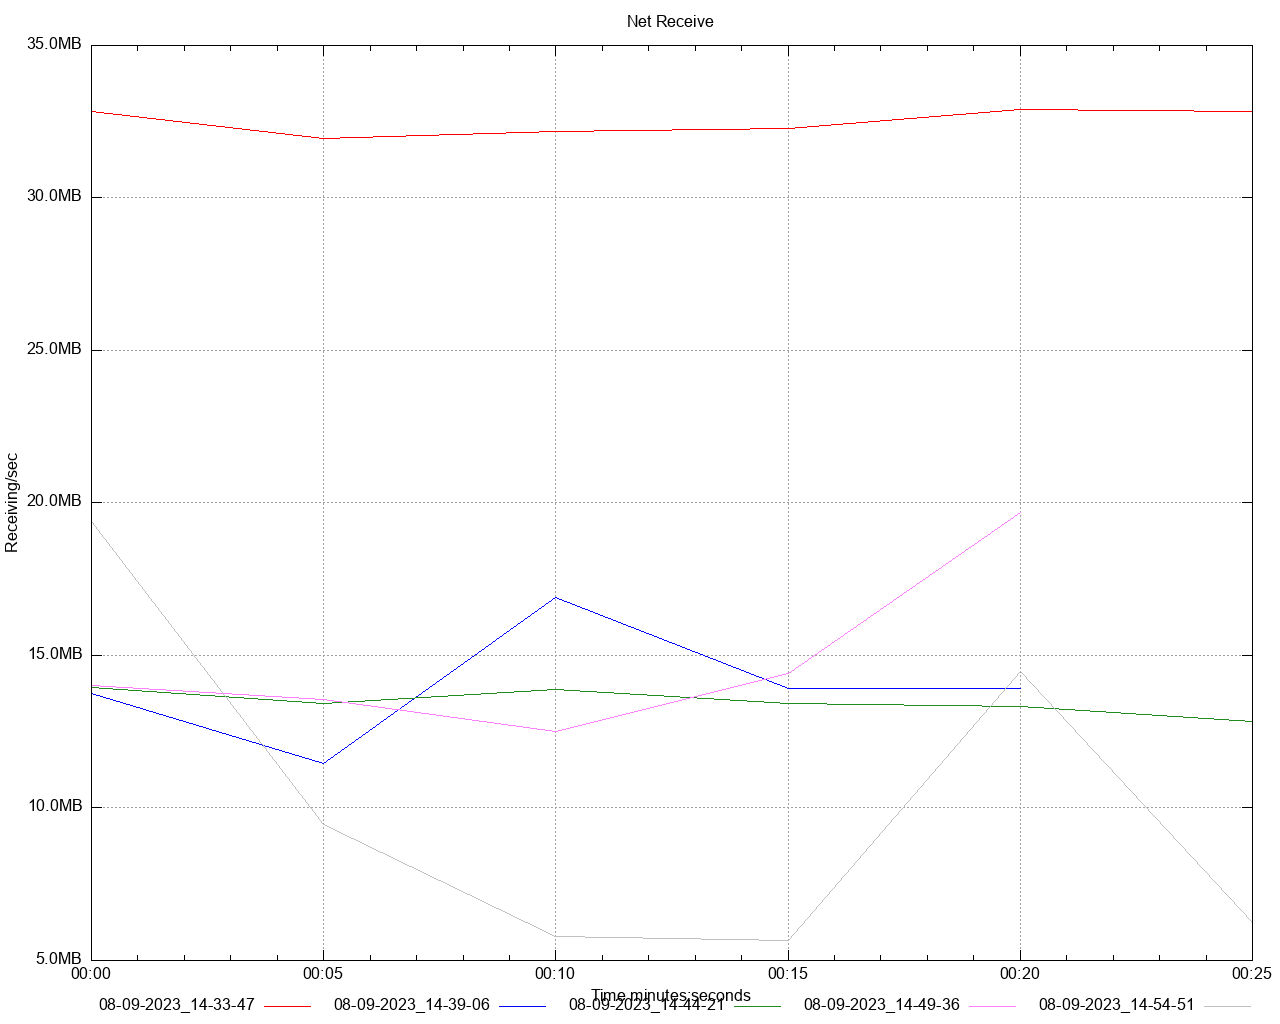

The gnuplot source for this figure:
set title 'Net Receive' noenhanced
set style data lines
set datafile separator ","
set terminal png size 1280,1024
set grid
set key below
set xdata time
set timefmt "%s"
offset = 0
t0(x)=(offset=($0==0) ? x : offset, x - offset)
set xlabel 'Time minutes:seconds'
set ylabel 'Receiving/sec'
set format y '%.1s%cB'
set output '/Users/gbarnett/git/hazelcast-simulator/atomiclong-3node-member/atomicreference/dstat/net_receive_A3.png'
plot \
   '/Users/gbarnett/git/hazelcast-simulator/atomiclong-3node-member/atomicreference/data/net_receive_A3_1.data' using (t0(timecolumn(1))):2 title "08-09-2023_14-33-47" noenhanced lt rgb "red", \
   '/Users/gbarnett/git/hazelcast-simulator/atomiclong-3node-member/atomicreference/data/net_receive_A3_2.data' using (t0(timecolumn(1))):2 title "08-09-2023_14-39-06" noenhanced lt rgb "blue", \
   '/Users/gbarnett/git/hazelcast-simulator/atomiclong-3node-member/atomicreference/data/net_receive_A3_3.data' using (t0(timecolumn(1))):2 title "08-09-2023_14-44-21" noenhanced lt rgb "forest-green", \
   '/Users/gbarnett/git/hazelcast-simulator/atomiclong-3node-member/atomicreference/data/net_receive_A3_4.data' using (t0(timecolumn(1))):2 title "08-09-2023_14-49-36" noenhanced lt rgb "orchid", \
   '/Users/gbarnett/git/hazelcast-simulator/atomiclong-3node-member/atomicreference/data/net_receive_A3_5.data' using (t0(timecolumn(1))):2 title "08-09-2023_14-54-51" noenhanced lt rgb "grey", \
